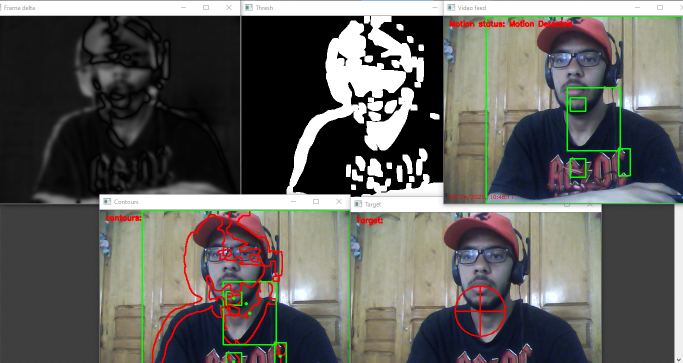
#> input picture img/motiondetection.png, 1366 x 726 px, given in place of the camera (shown at 1/2 size)
$ python motion_detection.py
#> lines starting #> are read from the running program, lines starting #| are printed output that depends on the picture
#this project aim to showcase some basic yet useful functions and methods used to detect movement
#as well as using some of the captured data to put a target on the moving object
from imutils.video import VideoStream
import argparse
import datetime
import imutils
import time
import cv2
import numpy as np

argp = argparse.ArgumentParser()
argp.add_argument("-v", "--video", help="Path to the video file")
argp.add_argument("-a", "--min-area", type=int, default=500, help="Minimum area size")
args = vars(argp.parse_args())


if args.get("video", None) is None:
    vs = VideoStream(src=0).start()
    time.sleep(2.0)
else:
    vs = cv2.VideoCapture(args["video"])

firstFrame = None

while True:
    # grab a frame
    frame0 = vs.read()
#> frame0 is the input picture: shape (726, 1366, 3); mean B, G, R 91.9, 95.2, 96.5
    frame = vs.read()
    frame = frame if args.get("video", None) is None else frame[1]
    text = "No Motion "

    if frame is None:
        break
    frame0 = imutils.resize(frame0, width=500)
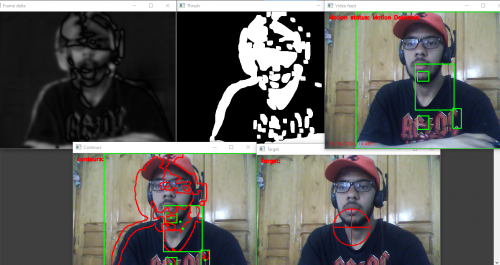
#> frame0: shape (265, 500, 3); mean B, G, R 91.9, 95.2, 96.5
    frame = imutils.resize(frame, width=500)
    gray = cv2.cvtColor(frame, cv2.COLOR_BGR2GRAY)
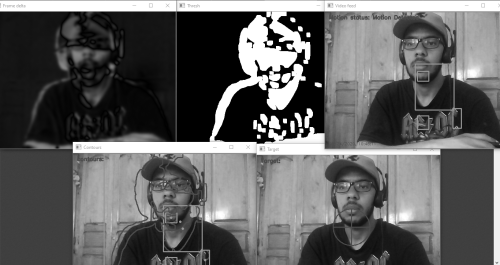
#> gray: shape (265, 500); min 0, max 255, mean 95.2
    gray = cv2.GaussianBlur(gray, (21, 21), 0)
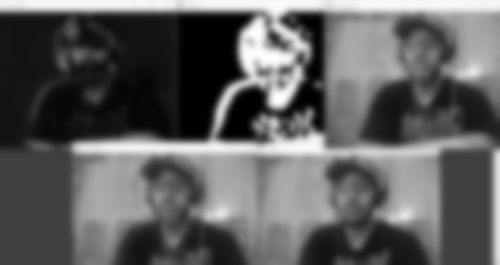
#> gray: shape (265, 500); min 0, max 255, mean 95.3

    if firstFrame is None:
        firstFrame = gray
        continue
#background_subtraction
    frameDelta = cv2.absdiff(firstFrame, gray)
# applying a morphological operation (binary thresholding)  : creating binary frames out of "gray" in order to make the object more prominent
#dilating the frame (adding pixels to the boundaries of the detected objects)
#extracting the outer contours
    thresh = cv2.threshold(frameDelta, 25, 255, cv2.THRESH_BINARY)[1]
    x = np.ones((2,2),np.uint8)
    thresh = cv2.erode(thresh,x,iterations=4)
    thresh= cv2.dilate(thresh, x, iterations=8)
    cnts = cv2.findContours(thresh.copy(), cv2.RETR_EXTERNAL, cv2.CHAIN_APPROX_SIMPLE)
    cnts = imutils.grab_contours(cnts)

    for c in cnts:
        if cv2.contourArea(c) < args["min_area"]:
            continue

        (x, y, w, z) = cv2.boundingRect(c)
        cv2.rectangle(frame, (x, y), (x+w, y+z), (0, 255, 0), 2)
    text = "Motion Detected"

    cv2.putText(frame, "Motion status: {}".format(text), (10, 20), cv2.FONT_HERSHEY_SIMPLEX, 0.5, (0, 0, 255), 2)
    cv2.putText(frame, datetime.datetime.now().strftime("%m/%d/%Y, %H:%M:%S"), (10, frame.shape[0]-10),
    cv2.FONT_HERSHEY_SIMPLEX, 0.35, (0, 0, 255), 1)
    # make coutour frame
    contr = frame0.copy()
    # target contours
    targets = []
    # loop over the contours
    for c in cnts:
        # if the contour is too small, ignore it
        if cv2.contourArea(c) < args["min_area"]:
            continue
        # contour data
        M = cv2.moments(c)
        cx = int(M['m10']/M['m00'])
        cy = int(M['m01']/M['m00'])
        x,y,w,h = cv2.boundingRect(c)
        rx = x+int(w/2)
        ry = y+int(h/2)
        ca = cv2.contourArea(c)
        # plot contours
        cv2.drawContours(contr,[c],0,(0,0,255),2)
        cv2.rectangle(contr,(x,y),(x+w,y+h),(0,255,0),2)
        cv2.circle(contr,(cx,cy),2,(0,0,255),2)
        cv2.circle(contr,(rx,ry),2,(0,255,0),2)
        cv2.putText(contr, "contours:".format(text), (10, 20), cv2.FONT_HERSHEY_SIMPLEX, 0.5, (0, 0, 255), 2)
        cv2.putText(contr, datetime.datetime.now().strftime("%m/%d/%Y, %H:%M:%S"), (10, contr.shape[0]-10),
        cv2.FONT_HERSHEY_SIMPLEX, 0.35, (0, 0, 255), 1)
    # save target contours
        targets.append((cx,cy,ca))
    # make target
    mx = 0
    my = 0
    if targets:
    #average centroid adjusted for contour size
         area = 0
         for x,y,a in targets:
            mx += x*a
            my += y*a
            area += a
         mx = int(round(mx/area,0))
         my = int(round(my/area,0))
        # centroid of largest contour
         area = 0
         for x,y,a in targets:
            if a > area:
                mx = x
                my = y
                area = a
    # plot target
    tr = 50
    targ = frame0.copy()
    if targets:
        cv2.circle(targ,(mx,my),tr,(0,0,255,0),2)
        cv2.line(targ,(mx-tr,my),(mx+tr,my),(0,0,255,0),2)
        cv2.line(targ,(mx,my-tr),(mx,my+tr),(0,0,255,0),2)
        cv2.putText(targ, "Target:".format(text), (10, 20), cv2.FONT_HERSHEY_SIMPLEX, 0.5, (0, 0, 255), 2)
        cv2.putText(targ, datetime.datetime.now().strftime("%m/%d/%Y, %H:%M:%S"), (10, targ.shape[0]-10),
        cv2.FONT_HERSHEY_SIMPLEX, 0.35, (0, 0, 255), 1)

    cv2.imshow("normal video feed", frame0)
    cv2.imshow("Video feed", frame)
    cv2.imshow("Thresh", thresh)
    cv2.imshow('Frame delta', frameDelta)
    cv2.imshow("Contours",contr)
    cv2.imshow("Target",targ)

    key = cv2.waitKey(1) & 0xFF
#press 'q' to quit
    if key == ord('q'):
        break
vs.stop() if args.get("video", None) is None else vs.release()
cv2.destroyAllWindows()
